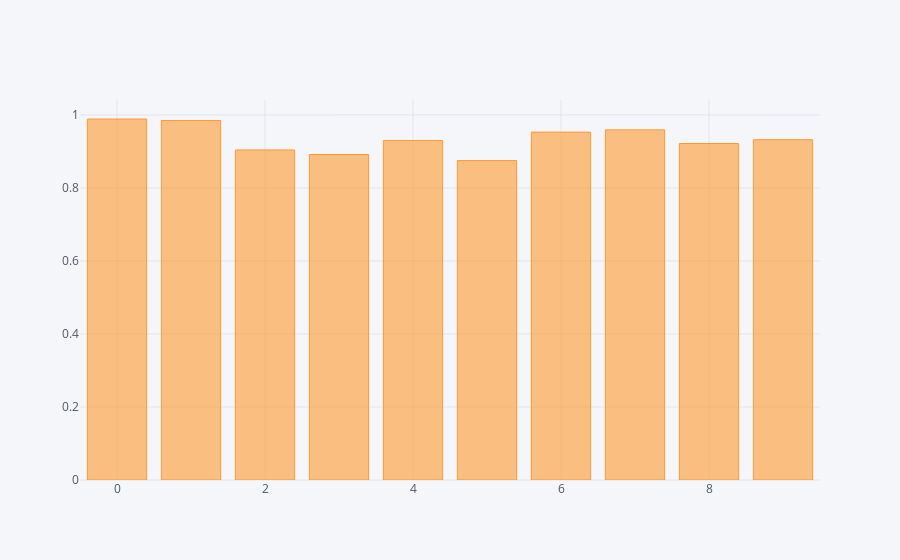

Notebook source saved alongside this figure:
### Code cell
Accuracy = pd.DataFrame(Accuracy,[0,1,2,3,4,5,6,7,8,9],columns=['Accuracy'])
Accuracy.iplot(kind='bar')

### Figure 1 — Plotly figure (JSON) as saved in the notebook; plotly's stock layout.template omitted (floating-point values rounded to 4 significant figures)
{"data": [{"marker": {"color": "rgba(255, 153, 51, 0.6)", "line": {"color": "rgba(255, 153, 51, 1.0)", "width": 1}}, "name": "Accuracy", "orientation": "v", "text": "", "type": "bar", "uid": "503e49f4-ec8f-47b9-ac98-d7282116169b", "x": [0, 1, 2, 3, 4, 5, 6, 7, 8, 9], "y": [0.9889, 0.9848, 0.904, 0.8916, 0.93, 0.875, 0.9529, 0.9592, 0.9217, 0.9322]}], "layout": {"legend": {"bgcolor": "#F5F6F9", "font": {"color": "#4D5663"}}, "paper_bgcolor": "#F5F6F9", "plot_bgcolor": "#F5F6F9", "title": {"font": {"color": "#4D5663"}}, "xaxis": {"gridcolor": "#E1E5ED", "showgrid": true, "tickfont": {"color": "#4D5663"}, "title": {"font": {"color": "#4D5663"}, "text": ""}, "zerolinecolor": "#E1E5ED"}, "yaxis": {"gridcolor": "#E1E5ED", "showgrid": true, "tickfont": {"color": "#4D5663"}, "title": {"font": {"color": "#4D5663"}, "text": ""}, "zerolinecolor": "#E1E5ED"}}}
